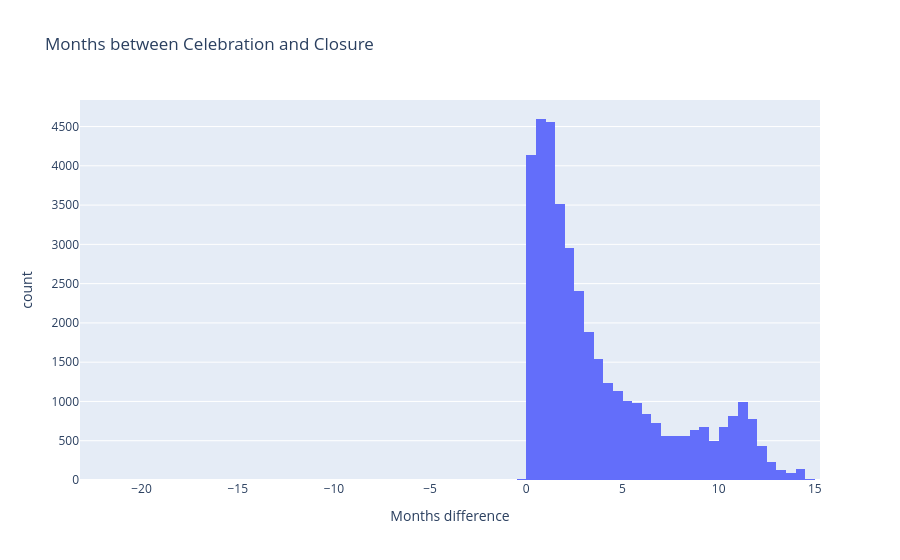

Write notebook code for a chart like this one.
### Code cell
# compute difference in months between celebration and closure, then plot histogram
months_df = subset.dropna(subset=['dataCelebracaoContrato','dataFechoContrato']).copy()
s = months_df['dataCelebracaoContrato']
e = months_df['dataFechoContrato']
months_df['months_diff'] = (e.dt.year - s.dt.year) * 12 + (e.dt.month - s.dt.month) + (e.dt.day - s.dt.day) / 30.0

fig_months = px.histogram(
    months_df,
    x='months_diff',
    nbins=100,
    title='Months between Celebration and Closure',
    labels={'months_diff': 'Months difference', 'count': 'Number of Contracts'}
)
fig_months.update_xaxes(range=[float(months_df['months_diff'].min()), float(months_df['months_diff'].max())])
fig_months.show()

### Figure 1 — Plotly figure (JSON) as saved in the notebook; plotly's stock layout.template omitted (floating-point values rounded to 4 significant figures; data arrays with more than 128 entries replaced by an {"elided": "..."} marker saying what was removed)
{"data": [{"bingroup": "x", "hovertemplate": "Months difference=%{x}<br>count=%{y}<extra></extra>", "legendgroup": "", "marker": {"color": "#636efa", "pattern": {"shape": ""}}, "name": "", "nbinsx": 100, "orientation": "v", "showlegend": false, "type": "histogram", "x": {"elided": "39321 float values"}, "xaxis": "x", "yaxis": "y"}], "layout": {"barmode": "relative", "legend": {"tracegroupgap": 0}, "title": {"text": "Months between Celebration and Closure"}, "xaxis": {"anchor": "y", "domain": [0, 1], "range": [-23.2, 15.27], "title": {"text": "Months difference"}}, "yaxis": {"anchor": "x", "domain": [0, 1], "title": {"text": "count"}}}}
